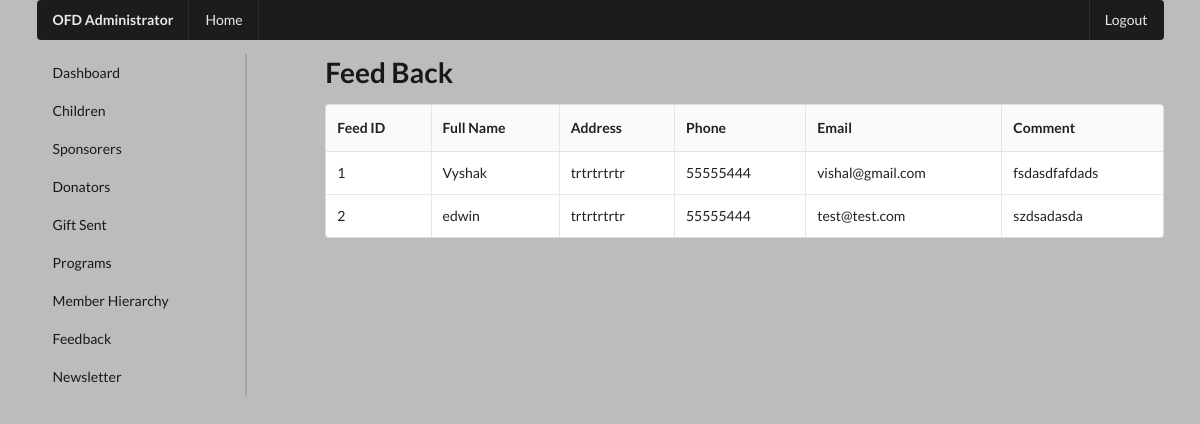
The page /admin/feedback.php (signed in) on the database as committed earlier.
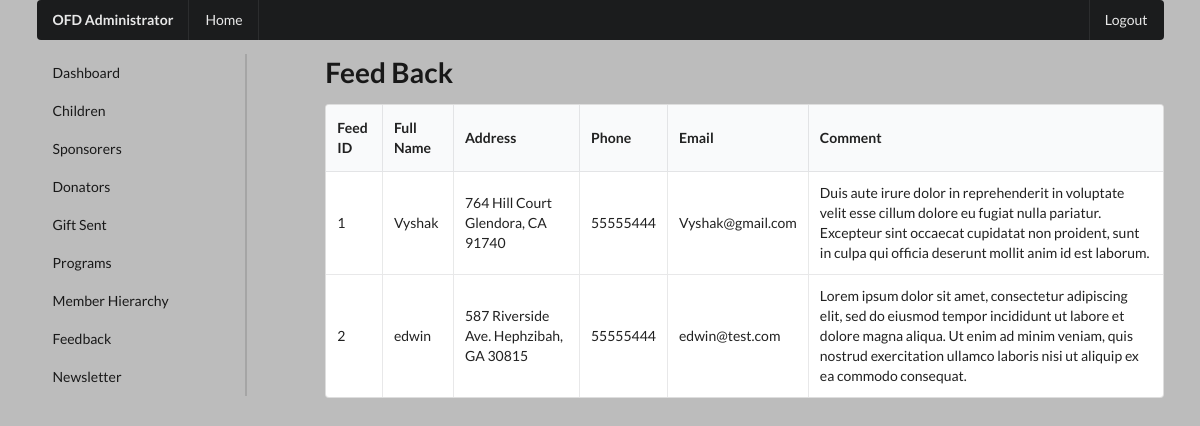
The same page on the database as committed later.
### tables this page shows
CREATE TABLE `feedback` (
  `feed_id` int(3) NOT NULL,
  `full_name` varchar(20) NOT NULL,
  `full_address` text NOT NULL,
  `phone` int(20) NOT NULL,
  `email` varchar(30) NOT NULL,
  `comment` text NOT NULL
);

### admin/feedback.php (the view, shortened to what this page needs)
<?php include './admin_components/admin_header.php' ?>
    <div class="ui container">
        <?php include './admin_components/admin_top-menu.php' ?>
        <div class="ui grid">
            <?php include './admin_components/admin_side-menu.php' ?>
            <div class="twelve wide column">
                <h1>Feed Back</h1>
                <table class="ui celled table">
                    <thead>
                        <tr>
                            <th>Feed ID</th>
                            <th>Full Name</th>
                            <th>Address</th>
                            <th>Phone</th>
                            <th>Email</th>
                            <th>Comment</th>
                        </tr>
                    </thead>
                    <tbody>
                        <?php
                            $sql = "SELECT * FROM feedback";
                            $result = $conn->query($sql);
                            if ($result->num_rows > 0) {
                                while($row = $result->fetch_assoc()) {
                        ?>
                        <tr>
                            <td><?php echo $row['feed_id']; ?></td>
                            <td><?php echo $row['full_name']; ?></td>
                            <td><?php echo $row['full_address']; ?></td>
                            <td><?php echo $row['phone']; ?></td>
                            <td><?php echo $row['email']; ?></td>
                            <td><?php echo $row['comment']; ?></td>
                        </tr>
                        <?php
                                }
                            }
                        ?>
                    </tbody>
                </table>
            </div>
        </div>
    </div>

Rows that differ between the two databases and show on the page:
changed feedback "Vyshak": full_address "trtrtrtrtr" → "764 Hill Court Glendora, CA 91740"; email "vishal@gmail.com" → "Vyshak@gmail.com"; comment "fsdasdfafdads" → "Duis aute irure dolor in reprehenderit in voluptate velit esse cillum dolore eu fugiat nulla pariatur. Excepteur sint occaecat cupidatat non proident, sunt in culpa qui officia deserunt mollit anim id est laborum."
changed feedback "edwin": full_address "trtrtrtrtr" → "587 Riverside Ave. Hephzibah, GA 30815"; email "test@test.com" → "edwin@test.com"; comment "szdsadasda" → "Lorem ipsum dolor sit amet, consectetur adipiscing elit, sed do eiusmod tempor incididunt ut labore et dolore magna aliqua. Ut enim ad minim veniam, quis nostrud exercitation ullamco laboris nisi ut aliquip ex ea commodo consequat."
